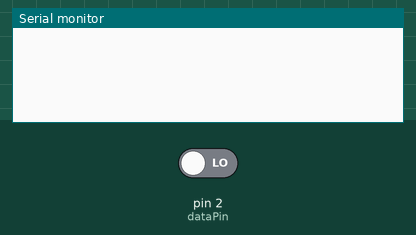
A sketch run on a simulated Arduino Uno, built with avr-gcc and run on an emulated ATmega328P. On the bench: the last lines printed to the serial monitor. Inputs (shaded band) come from the test bench; at power-on: pin 2 (dataPin) LOW.

Above: at 1.2 s.
1.3 s: pin 2 (dataPin) driven HIGH
At 1.8 s:
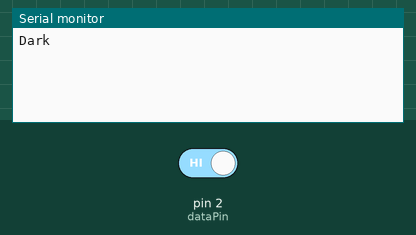
2.8 s: pin 2 (dataPin) driven LOW
At 4.1 s:
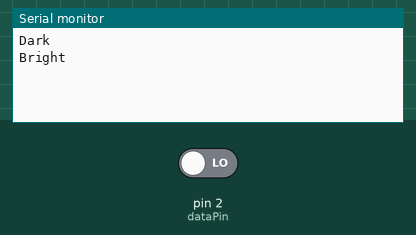

The sketch:

light_sensor.ino
```cpp
/*
  Light Sensor

  Reads the LDR Photoresistor Light Detection Sensor Module,
  makes a convertion of the digital output to bright and dark,
  and then prints the convertion accordingly.

  The circuit:
  - LDR module (this module version only has 3 pins, other versions
    have a 4th pin for analog output)
    VCC pin of the module to the +5V
    The middle pin to ground
    The DO pin to digital input 2

  Note: The sensor module has a potentiometer to adjust
  the sensitivity, turning it all the way counter
  clockwise would be 0°, and rotating it clockwise would be 270° (max range)
  * 0°: will need a huge amount of light to mark bright, more than 2000 lumens,
    flashlight pointed directly still mark dark
  * 90°: will need a high amount of light to mark bright, about 1800 lumens,
    flashlight pointed directly marks bright
  * 180°: will need a moderate amount of light to mark bright, about 1000 lumens
  * 270°: will need few light intensity to mark bright about 1 lumen
    (a candle)

  Created 26 Jan 2025
  By Sebastian Duque
*/

const int dataPin = 2;

int state = 0;
int lastState = 0;

void setup() {
  pinMode(dataPin, INPUT);
  Serial.begin(9600);
}

void loop() {
  state = digitalRead(dataPin);
    // Only print the state of the sensor if there is a change in the state
  if (state != lastState) {
    lastState = state;
    printSensorState(state);
    delay(1000);
  }
}

void printSensorState(int state) {
  switch (state) {
    case 0:
      Serial.println("Bright");
      break;
    case 1:
      Serial.println("Dark");
      break;
    default:
      Serial.println("Undefined");
  }
}
```

Measured:
- after the input at 1.3 s, the serial monitor: prints a new line at once (image 1)
- after the input at 2.8 s, the serial monitor: prints a new line at once (image 2)
